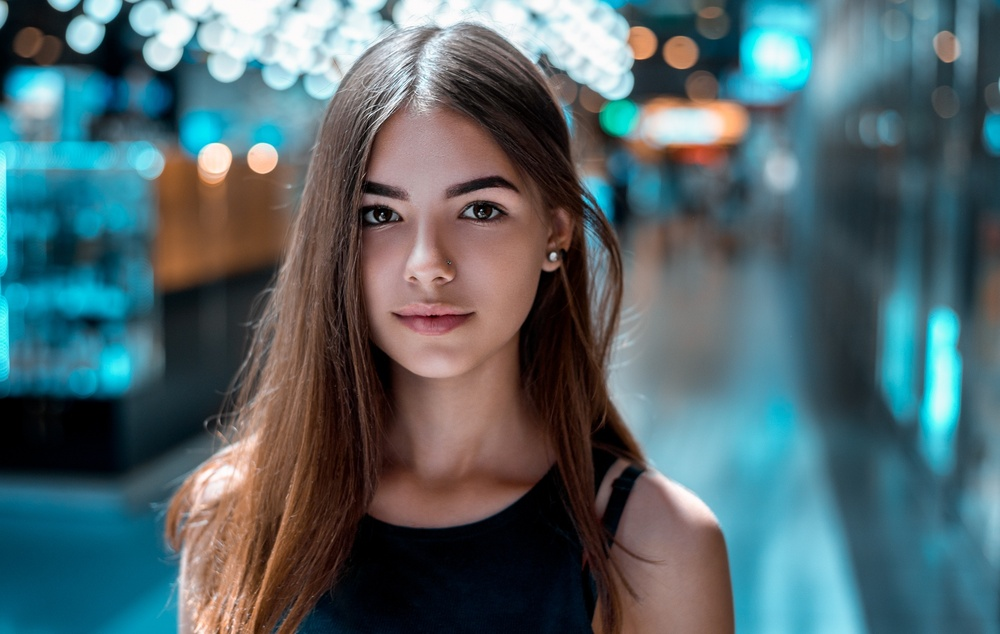
#> input picture src/statics/img/1.jpg, 1000 x 634 px, shrunk from 1920 x 1217 before the run
$ python temp.py
#> lines starting #> are read from the running program, lines starting #| are printed output that depends on the picture
import cv2

filepath = "../statics/img/1.jpg"
img = cv2.imread(filepath)
#> img is the input picture: shape (634, 1000, 3); mean B, G, R 107.3, 102.6, 82.3
# 转换灰色
gray = cv2.cvtColor(img, cv2.COLOR_BGR2GRAY)
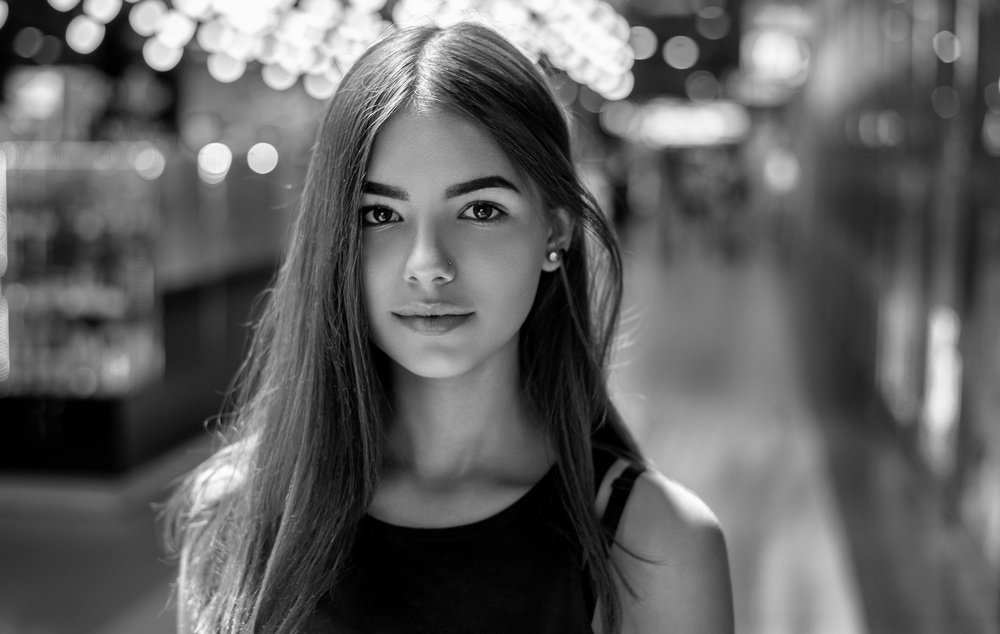
#> gray: shape (634, 1000); min 0, max 255, mean 97
# 显示图像
# cv2.namedWindow("Image")
cv2.imshow("Image", gray)
cv2.waitKey(0)
cv2.destroyAllWindows()

$ run again, with src/statics/img/3.jpg copied over src/statics/img/1.jpg
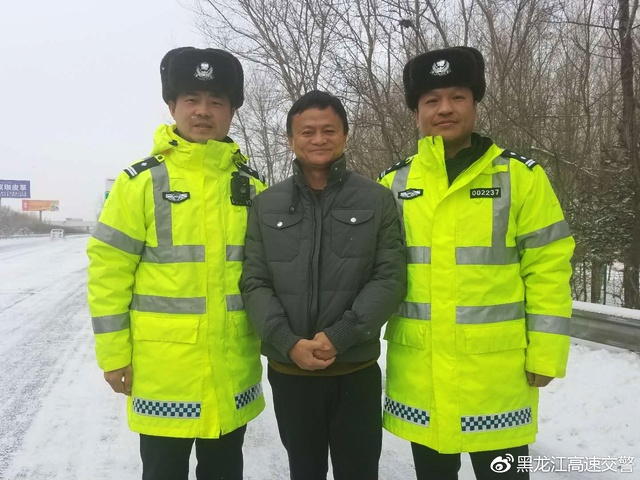
#> input picture src/statics/img/3.jpg, 640 x 480 px
#> img is the input picture: shape (480, 640, 3); mean B, G, R 111.1, 160, 150
#> `gray = cv2.cvtColor(img, cv2.COLOR_BGR2GRAY)`:
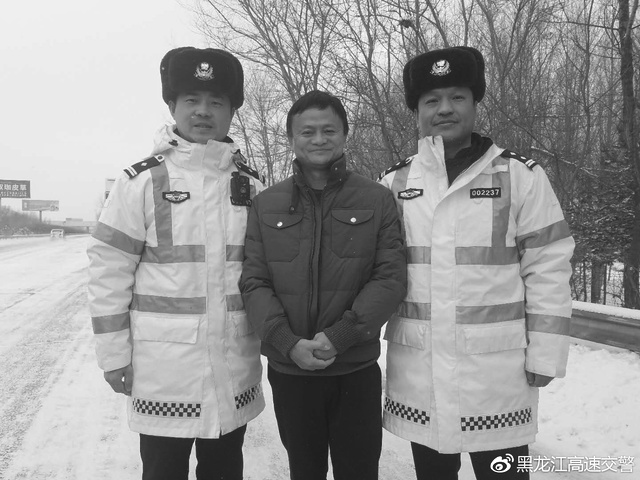
#> gray: shape (480, 640); min 11, max 255, mean 151.5

$ run again, with src/statics/img/4.jpg copied over src/statics/img/1.jpg
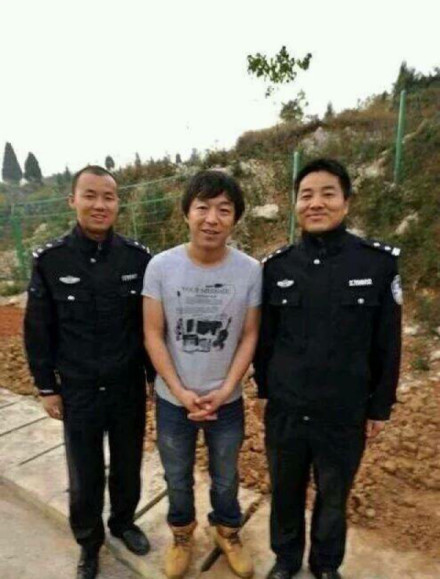
#> input picture src/statics/img/4.jpg, 440 x 579 px
#> img is the input picture: shape (579, 440, 3); mean B, G, R 102.9, 116.7, 122.9
#> `gray = cv2.cvtColor(img, cv2.COLOR_BGR2GRAY)`:
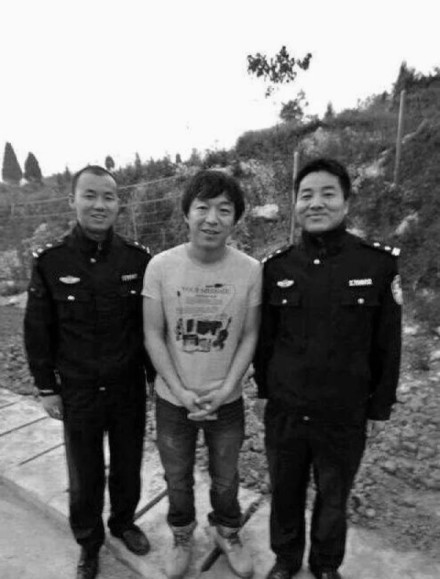
#> gray: shape (579, 440); min 0, max 254, mean 117
